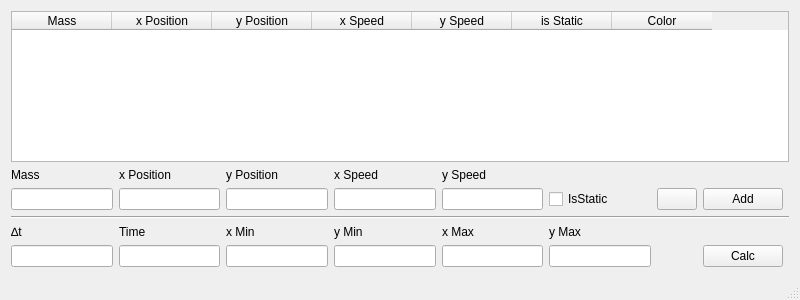
<?xml version="1.0" encoding="UTF-8"?>
<ui version="4.0">
 <class>MainWindow</class>
 <widget class="QMainWindow" name="MainWindow">
  <property name="geometry">
   <rect>
    <x>0</x>
    <y>0</y>
    <width>800</width>
    <height>300</height>
   </rect>
  </property>
  <property name="windowTitle">
   <string>MainWindow</string>
  </property>
  <widget class="QWidget" name="centralWidget">
   <layout class="QGridLayout" name="gridLayout">
    <item row="7" column="0" colspan="9">
     <widget class="Line" name="line">
      <property name="orientation">
       <enum>Qt::Horizontal</enum>
      </property>
     </widget>
    </item>
    <item row="9" column="0">
     <widget class="QLineEdit" name="deltaTimeLineEdit"/>
    </item>
    <item row="3" column="3">
     <widget class="QLabel" name="xSpeedLabel">
      <property name="text">
       <string>x Speed</string>
      </property>
     </widget>
    </item>
    <item row="8" column="4">
     <widget class="QLabel" name="xMaxLabel">
      <property name="text">
       <string>x Max</string>
      </property>
     </widget>
    </item>
    <item row="3" column="2">
     <widget class="QLabel" name="yPositionLabel">
      <property name="text">
       <string>y Position</string>
      </property>
     </widget>
    </item>
    <item row="8" column="0">
     <widget class="QLabel" name="deltaTimeLabel">
      <property name="text">
       <string>∆t</string>
      </property>
     </widget>
    </item>
    <item row="6" column="4">
     <widget class="QLineEdit" name="ySpeedLineEdit"/>
    </item>
    <item row="9" column="4">
     <widget class="QLineEdit" name="xMaxLineEdit"/>
    </item>
    <item row="8" column="5">
     <widget class="QLabel" name="yMaxLabel">
      <property name="text">
       <string>y Max</string>
      </property>
     </widget>
    </item>
    <item row="8" column="2">
     <widget class="QLabel" name="xMinLabel">
      <property name="text">
       <string>x Min</string>
      </property>
     </widget>
    </item>
    <item row="8" column="1">
     <widget class="QLabel" name="timeLabel">
      <property name="text">
       <string>Time</string>
      </property>
     </widget>
    </item>
    <item row="9" column="5">
     <widget class="QLineEdit" name="yMaxLineEdit"/>
    </item>
    <item row="6" column="1">
     <widget class="QLineEdit" name="xPositionLineEdit"/>
    </item>
    <item row="6" column="0">
     <widget class="QLineEdit" name="massLineEdit"/>
    </item>
    <item row="9" column="3">
     <widget class="QLineEdit" name="yMinLineEdit"/>
    </item>
    <item row="9" column="1">
     <widget class="QLineEdit" name="timeLineEdit"/>
    </item>
    <item row="6" column="7">
     <widget class="QPushButton" name="addEditPlanetButton">
      <property name="text">
       <string>Add</string>
      </property>
     </widget>
    </item>
    <item row="3" column="4">
     <widget class="QLabel" name="ySpeedLabel">
      <property name="text">
       <string>y Speed</string>
      </property>
     </widget>
    </item>
    <item row="3" column="0">
     <widget class="QLabel" name="massLabel">
      <property name="text">
       <string>Mass</string>
      </property>
     </widget>
    </item>
    <item row="9" column="2">
     <widget class="QLineEdit" name="xMinLineEdit"/>
    </item>
    <item row="6" column="5">
     <widget class="QCheckBox" name="isStaticCheckBox">
      <property name="text">
       <string>IsStatic</string>
      </property>
     </widget>
    </item>
    <item row="9" column="7">
     <widget class="QPushButton" name="calcButton">
      <property name="text">
       <string>Calc</string>
      </property>
     </widget>
    </item>
    <item row="3" column="1">
     <widget class="QLabel" name="xPositionLabel">
      <property name="text">
       <string>x Position</string>
      </property>
     </widget>
    </item>
    <item row="6" column="3">
     <widget class="QLineEdit" name="xSpeedLineEdit"/>
    </item>
    <item row="8" column="3">
     <widget class="QLabel" name="yMinLabel">
      <property name="text">
       <string>y Min</string>
      </property>
     </widget>
    </item>
    <item row="6" column="2">
     <widget class="QLineEdit" name="yPositionLineEdit"/>
    </item>
    <item row="0" column="0" rowspan="2" colspan="9">
     <widget class="QTableWidget" name="planetTableWidget">
      <property name="sizePolicy">
       <sizepolicy hsizetype="Expanding" vsizetype="Expanding">
        <horstretch>0</horstretch>
        <verstretch>1</verstretch>
       </sizepolicy>
      </property>
      <property name="editTriggers">
       <set>QAbstractItemView::NoEditTriggers</set>
      </property>
      <property name="selectionMode">
       <enum>QAbstractItemView::SingleSelection</enum>
      </property>
      <property name="selectionBehavior">
       <enum>QAbstractItemView::SelectRows</enum>
      </property>
      <column>
       <property name="text">
        <string>Mass</string>
       </property>
      </column>
      <column>
       <property name="text">
        <string>x Position</string>
       </property>
      </column>
      <column>
       <property name="text">
        <string>y Position</string>
       </property>
      </column>
      <column>
       <property name="text">
        <string>x Speed</string>
       </property>
      </column>
      <column>
       <property name="text">
        <string>y Speed</string>
       </property>
      </column>
      <column>
       <property name="text">
        <string>is Static</string>
       </property>
      </column>
      <column>
       <property name="text">
        <string>Color</string>
       </property>
      </column>
     </widget>
    </item>
    <item row="6" column="6">
     <widget class="QPushButton" name="colorButton">
      <property name="text">
       <string/>
      </property>
     </widget>
    </item>
   </layout>
  </widget>
  <widget class="QStatusBar" name="statusBar"/>
 </widget>
 <layoutdefault spacing="6" margin="11"/>
 <tabstops>
  <tabstop>planetTableWidget</tabstop>
  <tabstop>massLineEdit</tabstop>
  <tabstop>xPositionLineEdit</tabstop>
  <tabstop>yPositionLineEdit</tabstop>
  <tabstop>xSpeedLineEdit</tabstop>
  <tabstop>ySpeedLineEdit</tabstop>
  <tabstop>isStaticCheckBox</tabstop>
  <tabstop>addEditPlanetButton</tabstop>
  <tabstop>deltaTimeLineEdit</tabstop>
  <tabstop>timeLineEdit</tabstop>
  <tabstop>xMinLineEdit</tabstop>
  <tabstop>yMinLineEdit</tabstop>
  <tabstop>xMaxLineEdit</tabstop>
  <tabstop>yMaxLineEdit</tabstop>
  <tabstop>calcButton</tabstop>
 </tabstops>
 <resources/>
 <connections/>
</ui>
